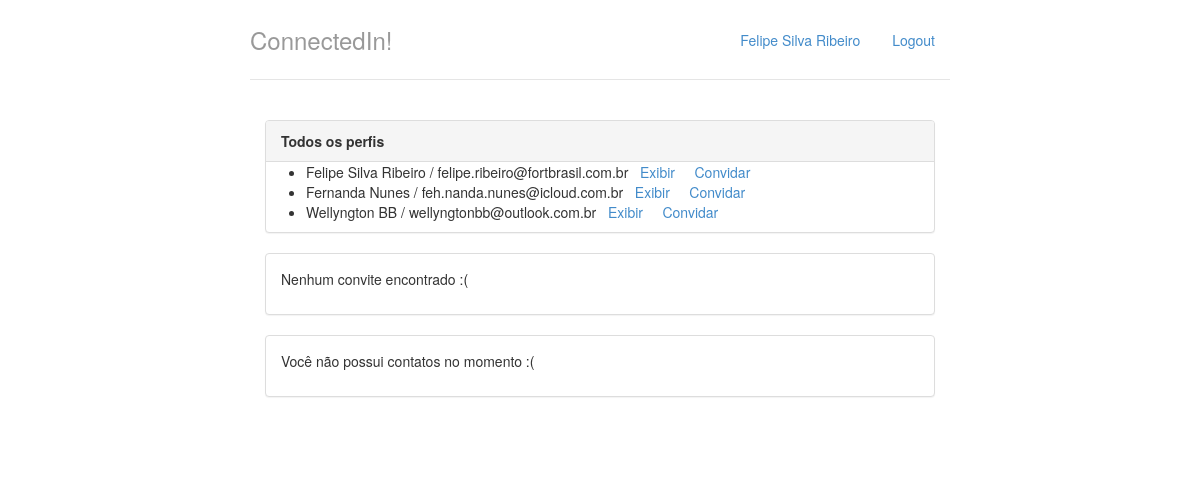
The app's page /, older data.
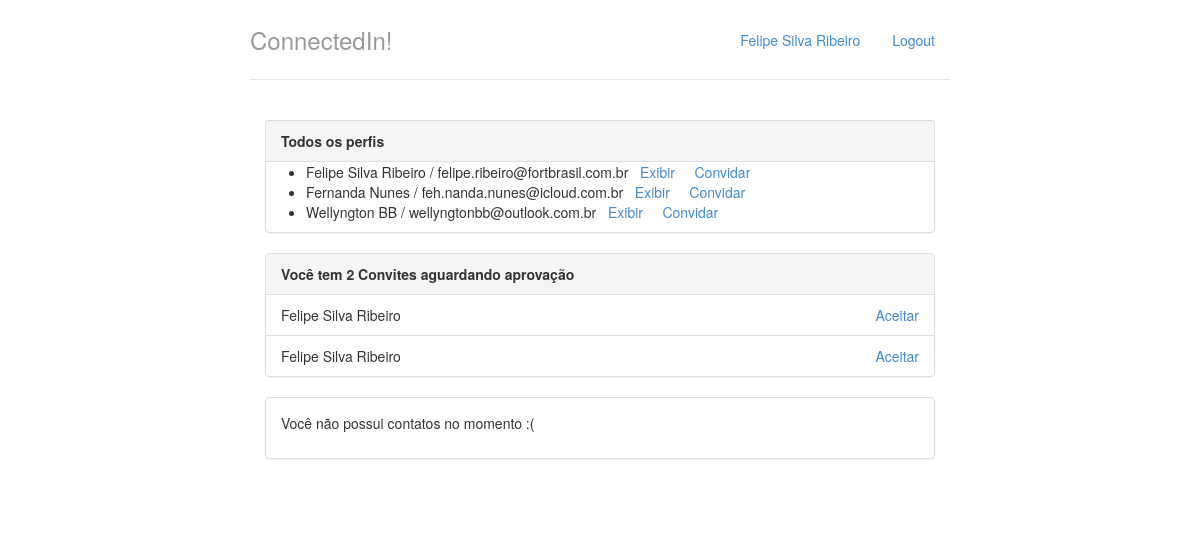
The same page, newer data.
### perfis/models.py (models this page shows, shortened)
class Perfil(models.Model):
    nome = models.CharField(max_length=255, null=False)
    email = models.CharField(max_length=255, null=False)
    telefone = models.CharField(max_length=15, null=False)
    nome_empresa = models.CharField(max_length=255, null=False)
    contatos = models.ManyToManyField('self')

class Convite(models.Model):
    solicitante = models.ForeignKey(Perfil, on_delete=models.CASCADE,related_name='convites_feitos')
    convidado = models.ForeignKey(Perfil,on_delete=models.CASCADE, related_name='convites_recebidos')

### perfis/views.py (the view)
# urls.py: path('', views.index, name='index'),
def index(request):
    return render(request, 'index.html', {'perfis' : Perfil.objects.all(), 'perfil_logado' : get_perfil_logado(request)})

### perfis/views.py (called while the page is built)
def get_perfil_logado(request):
    return Perfil.objects.get(id=1)

### perfis/templates/index.html
{% extends "base.html" %}
{% block body %}
<div class="col-lg-12">
    <div class="panel panel-default">
        <div class="panel-heading">
            <strong>Todos os perfis</strong>
        </div>
            {% if perfis %}
            <ul>
                {% for perfil in perfis %}
                <li>{{perfil.nome}} / {{perfil.email}} &nbsp; <a href="{% url 'Exibir' perfil.id%}">Exibir</a> &nbsp; &nbsp; <a href="{% url 'Convidar' perfil.id%}">Convidar</a> </li>
                {% endfor %}
            </ul>
            {% else %}
            <p>Nenhum perfil encontrado</p>
            {% endif %}
    </div>
    <div class="panel panel-default">
        {% with total_de_convites=perfil_logado.convites_recebidos.count %}
            {% if perfil_logado.convites_recebidos.count %}
            <div class="panel-heading">
                <strong>Você tem {{ total_de_convites }} Convite{{ total_de_convites |pluralize}} aguardando  aprovação</strong>
            </div>
            <ul class="list-group">
                {% for convite in perfil_logado.convites_recebidos.all %}
                <li class="list-group-item">
                    {{ convite.solicitante.nome }}
                    <a href="{% url 'Aceitar' convite.id %}" class="pull-right">Aceitar</a>
                </li>
                {% endfor %}
            </ul>
            {% else %}
            <div class="panel-body">
                <p>Nenhum convite encontrado :( </p>
            </div>
            {% endif %}
        {% endwith %}
    </div>
    <div class="panel panel-default">
            {% with total_de_contatos=perfil_logado.contatos.count %}
                {% if total_de_contatos %}
                <div class="panel-heading">
                    <strong>Você tem {{ total_de_contatos }} Contato{{ total_de_contatos |pluralize}} </strong>
                </div>
                <ul class="list-group">
                    {% for contato in perfil_logado.contatos.all %}
                    <li class="list-group-item">
                        <a href="{% url 'Exibir' contato.id %}"> {{ contato.nome }}</a>
                    </li>
                    {% endfor %}
                </ul>
                {% else %}
                <div class="panel-body">
                    <p>Você não possui contatos no momento :( </p>
                </div>
                {% endif %}
            {% endwith %}
        </div>
</div>
{% endblock %}

### perfis/templates/base.html (shortened to what this page needs)
{% load staticfiles %}
<!DOCTYPE html>
<html lang="pt-br">
<head>
    <link rel="stylesheet" href="{% static 'styles/bootstrap.css' %}">
    <link rel="stylesheet" href="{% static 'styles/main.css' %}">
</head>
<body>
    <div class="container">
            <div class="header">
                    <ul class="nav nav-pills pull-right">
                        <li><a href="{% url 'index' %}">{{perfil_logado.nome}}</a></li>
                        <li><a href="/logout/">Logout</a></li>
                    </ul>
                    <h3 class="text-muted">ConnectedIn!</h3>
                </div>
                <div class="row content"> {%  block body %}  {% endblock %}</div>
    </div>
</body>
</html>

### perfis/static/styles/main.css (style rules this page uses)
body { padding-top: 20px; padding-bottom: 20px; }
.header, .content, .footer { padding-left: 15px; padding-right: 15px; }
.header { border-bottom: 1px solid #e5e5e5; }
.header h3 { margin-top: 0; margin-bottom: 0; line-height: 40px; padding-bottom: 19px; }
@media (min-width: 768px) { .container { max-width: 730px; } }
.content { margin: 40px 0; }
@media screen and (min-width: 768px) { .header, .content, .footer { padding-left: 0; padding-right: 0; } }
@media screen and (min-width: 768px) { .header { margin-bottom: 30px; } }

Row changes from the older to the newer data that the page shows:
added Convite: solicitante.nome "Felipe Silva Ribeiro"
added Convite: solicitante.nome "Felipe Silva Ribeiro"
Text that changed along with them:
{{ total_de_convites }}: (not shown) → "2"
text no longer shown: "Nenhum convite encontrado :("
text now shown: "Você tem Convite aguardando aprovação"
